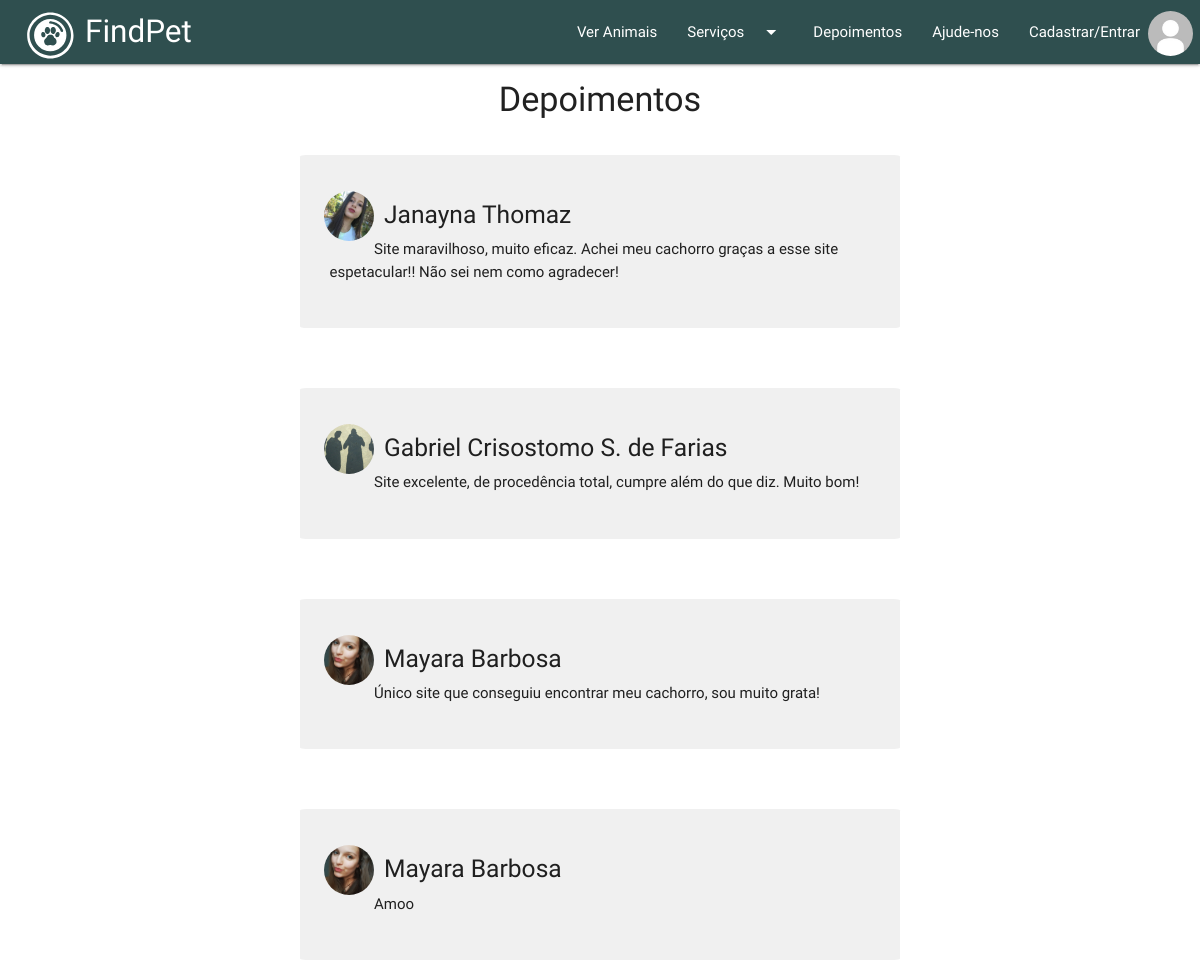
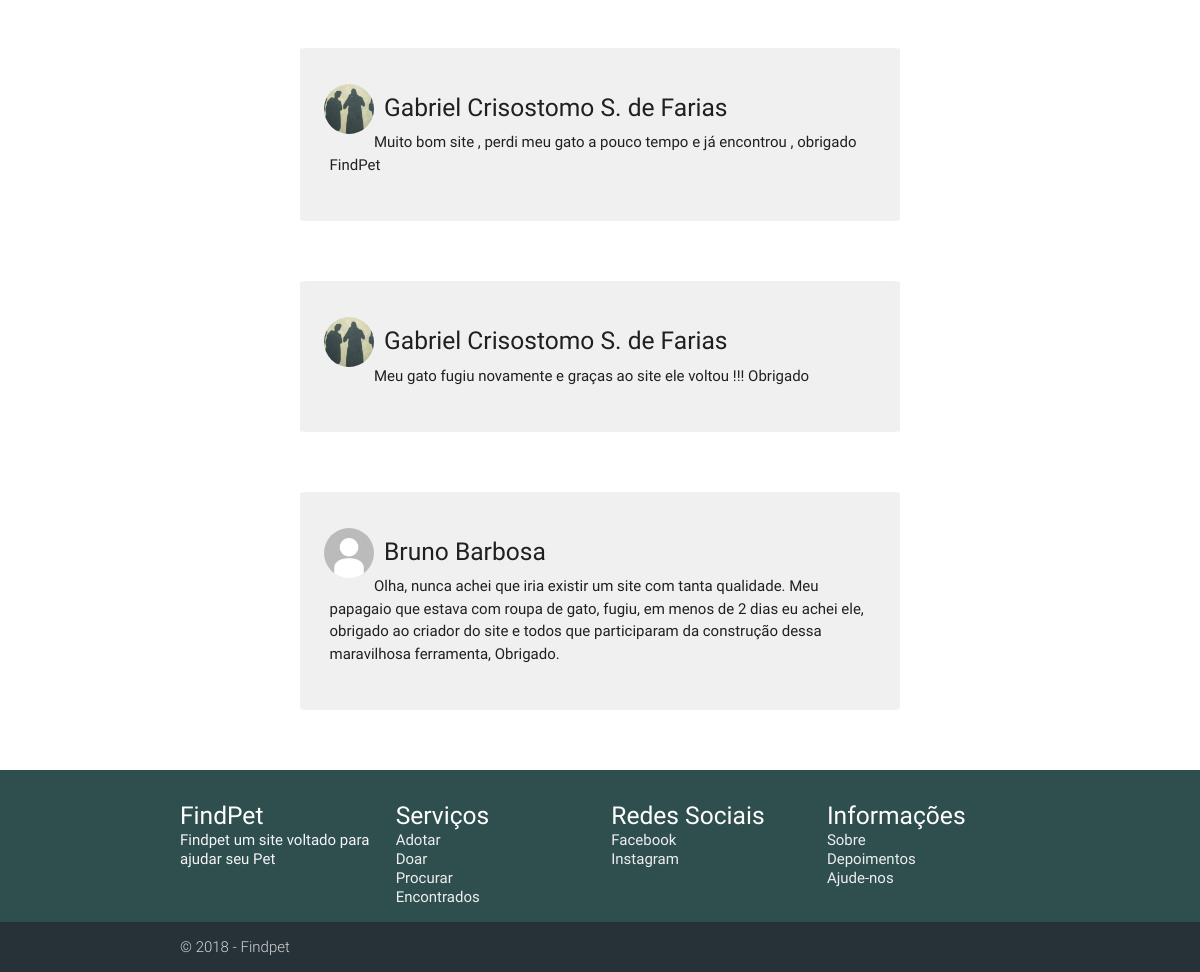
The app's page /depoimentos.php with its own data (2 pictures, top to bottom).
### tables this page shows
CREATE TABLE `depoimentos` (
  `id` int(10) UNSIGNED NOT NULL,
  `iduser` int(10) NOT NULL,
  `texto` text
);

CREATE TABLE `usuario` (
  `idusuario` int(10) UNSIGNED NOT NULL,
  `nome` varchar(75) NOT NULL,
  `email` varchar(50) NOT NULL,
  `img` varchar(30) DEFAULT 'profile.jpg',
  `telefone` varchar(15) DEFAULT NULL,
  `senha` varchar(45) NOT NULL
);

### depoimentos.php (the view, shortened to what this page needs)
<?php
    require 'navbar.php';
?>
        <center>
            <h4>Depoimentos</h4>
        </center>
        <div id="depoimentos">
            <?php
                require "ajax/conexao.php";
                $stmt = $conn->query("SELECT depoimentos.id, depoimentos.iduser, depoimentos.texto, usuario.nome, usuario.img FROM depoimentos INNER JOIN usuario ON depoimentos.iduser = usuario.idusuario;");
                $result = $stmt->fetchAll();
                    if($result){
                        foreach($result as $row){ ?>
                            <div class="depoimento" data-id-depoimentos="<?php echo $row['id']; ?>">
                                <div class="estilodepo hoverable">
                                    <div class="bordacomentario">
                                        <img class="avatardepoimento" src="img/<?php echo $row['img']; ?>">
                                        <h5 class="nomedepouser"><?php echo $row['nome']; ?></h5>
                                    </div>
                                    <div class="textodepoimento">
                                        <br/><br/><p id="punico"><?php echo $row['texto']; ?></p>
                                    </div>
                                </div>
                            </div>
                    <?php
                        }
                    }?>
        </div>
        <?php
            require 'footer.php';
        ?>
    </body>
</html>

### navbar.php (shortened to what this page needs)
<?php
    $row['img'] = 'profile.jpg';
?>
<!DOCTYPE html>
    <html lang="en">
        <head>
            <link rel="stylesheet" href="css/materialize.css" media="screen,projection">
            <link href="css/noty.css" rel="stylesheet">
            <link href="css/slim.min.css" rel="stylesheet">
            <link rel="stylesheet" type="text/css" href="css/style.css">
        </head>
        <body>
            <div class="row">
                <div class="navbar-fixed">
                    <nav id="navbar">
                        <div class="nav-wrapper">
                            <img src="img/Logo.svg" class="logo">
                            <a href="index.php" class="brand-logo">FindPet</a>
                            <ul id="nav-mobile" class="right hide-on-med-and-down">
                                <li><a href="mapa.php">Ver Animais</a></li>
                                <li><a class="dropdown-button" href="#" data-activates="dropdown2">Serviços<i class="material-icons right">arrow_drop_down</i></a></li>
                                <li><a href="depoimentos.php">Depoimentos</a></li>
                                <li><a href="ajude-nos.php">Ajude-nos</a></li>
                                <ul class="right hide-on-med-and-down" id="areaLogin">
                                    <li><a href="javascript:;" onclick="login()">Cadastrar/Entrar<img class="avatar" id="avatarnavbar" src="img/<?php echo $row['img']; ?>"></a></li>
                                </ul>
                            </ul>
                        </div>
                    </nav>
                </div>
            </div>

### footer.php
<footer class="page-footer">
    <div class="container">
        <div class="blocofooter row">
                <div class="descrifooter col s12 m6 l3">
                    <h5 class="white-text">FindPet</h5>
                    <p class="grey-text text-lighten-4">Findpet um site voltado para ajudar seu Pet</p>
                </div>
                <div class="col s12 m6 l3">
                    <h5>Serviços</h5>
                    <ul>
                        <li><a class="grey-text text-lighten-3"  href="adotar.php">Adotar</a></li>
                        <li><a class="grey-text text-lighten-3"  href="doacao.php">Doar</a></li>
                        <li><a class="grey-text text-lighten-3"  href="mapa.php">Procurar</a></li>
                        <li><a class="grey-text text-lighten-3"  href="encontrado.php">Encontrados</a></li>
                    </ul>
                </div>
                <div class="col s12 m6 l3">
                    <h5 class="white-text">Redes Sociais</h5>
                    <ul>
                        <li><a class="grey-text text-lighten-3" href="https://www.facebook.com/EquipeFindPet/" target="_blank">Facebook</a></li>
                        <li><a class="grey-text text-lighten-3" href="https://www.instagram.com/findpet_ifsp/?hl=pt-br" target="_blank">Instagram</a></li>
                    </ul>
                </div>
                <div class="col s12 m6 l3">
                    <h5>Informações</h5>
                    <ul>
                        <li><a class="grey-text text-lighten-3" href="sobre.php">Sobre</a></li>
                        <li><a class="grey-text text-lighten-3" href="depoimentos.php">Depoimentos</a></li>
                        <li><a class="grey-text text-lighten-3" href="ajude-nos.php">Ajude-nos</a></li>
                    </ul>
                </div>
        </div>
    </div>
    <div class="blue-grey darken-4 footer-copyright">
        <div class="container">
            © 2018 - Findpet
        </div>
    </div>
</footer>

### css/style.css (style rules this page uses)
h5 { margin: 0.82rem 0 -0.844rem 0; }
.brand-logo { left: %; }
.logo { width: 47px; margin: 3px; }
@media only screen and (min-width: 901px) { .logo { width: 60px; margin: 5px; margin-left: 20px; } }
#navbar { background-color: #2F4F4F; }
.navbar-fixed { z-index: 998; }
#avatarnavbar { float: right; margin: -34% -5% 0% 10%; }
.avatar { width: 45px; height: 45px; border-radius: 25px; margin-top: 5%; }
.page-footer { background-color: #2F4F4F; clear: both; width: 100%; line-height: 19px; }
.footer-copyright { background-color: black; }
#depoimentos { position: relative; margin: auto; margin-top: 3%; }
.avatardepoimento { float: left; width: 50px; height: 50px; border-radius: 25px; }
.estilodepo { width: 80%; border: 6% solid #c3c3c340; background-color: #c3c3c340; border-radius: 1%; padding: 2%; margin: auto; margin-bottom: 5%; }
@media only screen and (min-width: 901px) { .estilodepo { width: 50%; } }
.nomedepouser { padding: 10px 0px 0px 60px; }
#punico { padding: 1%; margin-top: -5%; }
html, body { height: 100%; }

### records on screen
depoimentos: iduser.img (picture), iduser.nome "Janayna Thomaz", texto "Site maravilhoso, muito eficaz. Achei meu cachorro graças a esse site espetacular!! Não sei nem como agradecer!"
depoimentos: iduser.img (picture), iduser.nome "Gabriel Crisostomo S. de Farias", texto "Site excelente, de procedência total, cumpre além do que diz. Muito bom!"
depoimentos: iduser.img (picture), iduser.nome "Mayara Barbosa", texto "Único site que conseguiu encontrar meu cachorro, sou muito grata!"
depoimentos: iduser.img (picture), iduser.nome "Mayara Barbosa", texto "Amoo"
depoimentos: iduser.img (picture), iduser.nome "Gabriel Crisostomo S. de Farias", texto "Muito bom site , perdi meu gato a pouco tempo e já encontrou , obrigado FindPet"
depoimentos: iduser.img (picture), iduser.nome "Gabriel Crisostomo S. de Farias", texto "Meu gato fugiu novamente e graças ao site ele voltou !!! Obrigado"
depoimentos: iduser.img (placeholder picture), iduser.nome "Bruno Barbosa", texto "Olha, nunca achei que iria existir um site com tanta qualidade. Meu papagaio que estava com roupa de gato, fugiu, em menos de 2 dias eu achei ele, obrigado ao criador do site e todos que participaram da construção dessa maravilhosa ferramenta, Obrigado."
